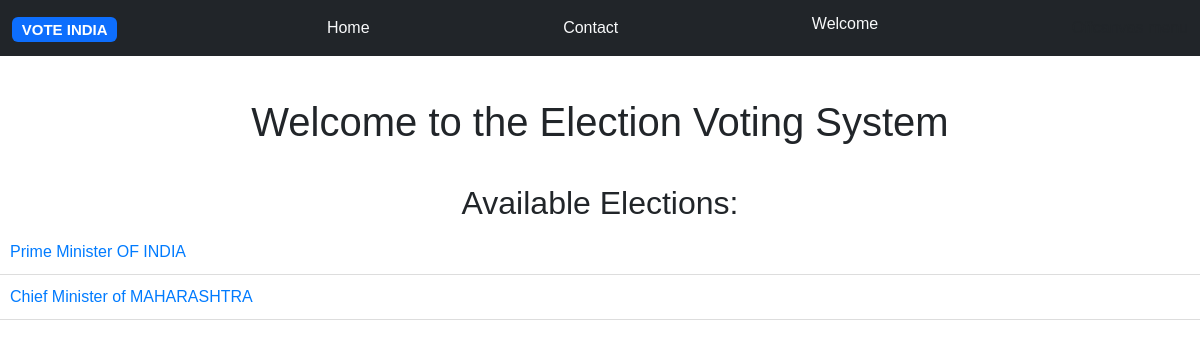
/home/, run on the app's committed database.
### votingwebsite/models.py (models this page shows, shortened)
class Election(models.Model):
    title = models.CharField(max_length=100)
    start_date = models.DateTimeField()
    end_date = models.DateTimeField()

### votingwebsite/views.py (the view)
# urls.py: 2. Add a URL to urlpatterns:  path('', views.home, name='home')
def home(request):
    elections = Election.objects.all()
    return render(request, 'home.html', {'elections': elections})

### templates/home.html (shortened to what this page needs)
<!DOCTYPE html>
<html>
<head>
    <link href="https://cdn.jsdelivr.net/npm/bootstrap@5.3.3/dist/css/bootstrap.min.css" rel="stylesheet">
</head>
<body>
    <nav class="navbar navbar-dark bg-dark fixed-top">
        <div class="container-fluid">
          <a class="navbar-brand" href="#"><span class="badge text-bg-primary">VOTE INDIA</span></a>
          <div class=" d-none d-lg-flex justify-content-between">
            <a class=" d-none d-lg-flex nav-link active text-light" aria-current="page" href="{% url 'home' %}">Home</a></div>
            <a class=" d-none d-lg-flex nav-link active text-light" aria-current="page" href="{% url 'contact' %}">Contact</a>
            <h6 class=" d-none d-lg-flex nav-link active text-light">Welcome
            </h6>
        </div>
      </nav>
      <br>
      <br>
    <h1>Welcome to the Election Voting System</h1>
    <h2>Available Elections:</h2>
    <ul>
        {% for election in elections %}
            <li><a href="{% url 'election_detail' election.id %}">{{ election.title }}</a></li>
        {% endfor %}
    </ul>
</body>
</html>

### templates/home.html (style rules this page uses)
body { font-family: Arial, sans-serif; margin: 0; padding: 0; }
h1 { text-align: center; padding-top: 50px; }
h2 { text-align: center; padding-top: 30px; }
ul { list-style: none; padding: 0; margin: 0; }
li { padding: 10px; border-bottom: 1px solid #ddd; }
a { text-decoration: none; color: #007bff; text-align: center; }

### data on the page
Election: title "Prime Minister OF INDIA"
Election: title "Chief Minister of MAHARASHTRA"
